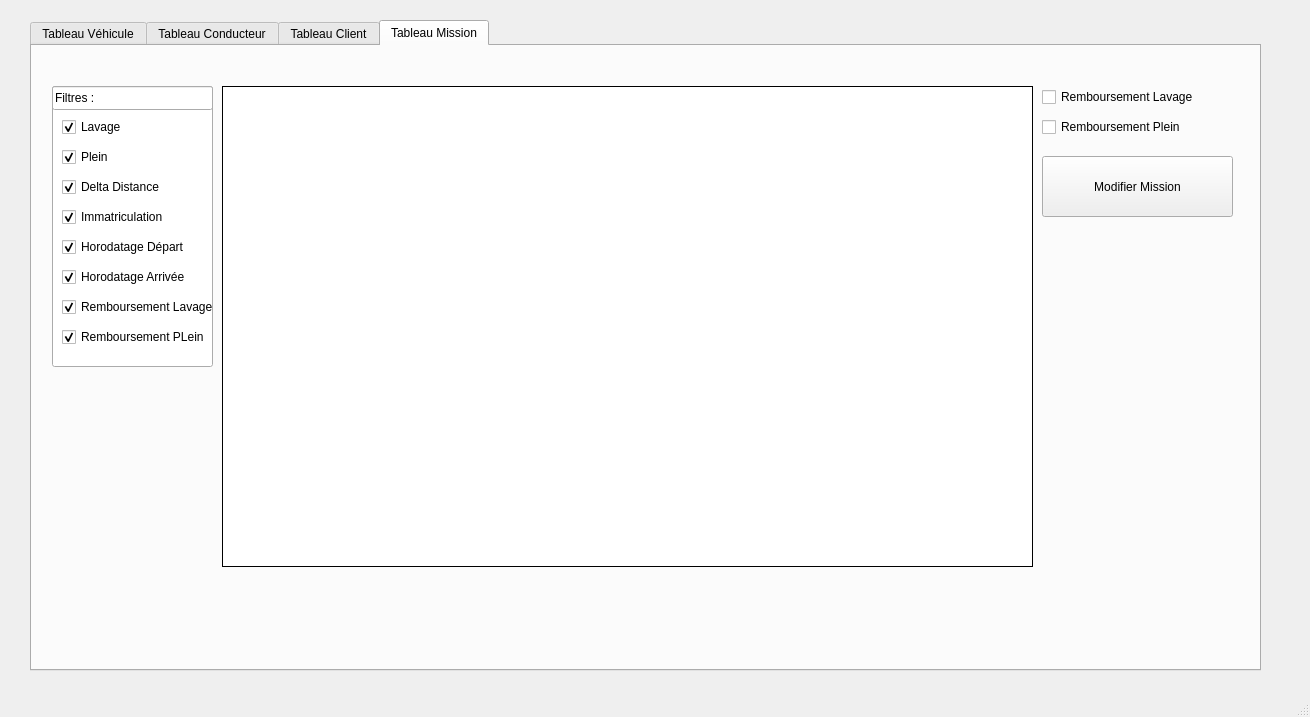
<?xml version="1.0" encoding="UTF-8"?>
<ui version="4.0">
 <class>MainWindow</class>
 <widget class="QMainWindow" name="MainWindow">
  <property name="geometry">
   <rect>
    <x>0</x>
    <y>0</y>
    <width>1310</width>
    <height>717</height>
   </rect>
  </property>
  <property name="windowTitle">
   <string>MainWindow</string>
  </property>
  <widget class="QWidget" name="centralwidget">
   <widget class="QTabWidget" name="tabWidget">
    <property name="geometry">
     <rect>
      <x>30</x>
      <y>20</y>
      <width>1231</width>
      <height>651</height>
     </rect>
    </property>
    <property name="currentIndex">
     <number>3</number>
    </property>
    <widget class="QWidget" name="tab">
     <attribute name="title">
      <string>Tableau Véhicule</string>
     </attribute>
     <widget class="QCheckBox" name="filtreKilometrageCheckBox">
      <property name="geometry">
       <rect>
        <x>920</x>
        <y>320</y>
        <width>91</width>
        <height>22</height>
       </rect>
      </property>
      <property name="text">
       <string>kilometrage</string>
      </property>
      <property name="checked">
       <bool>true</bool>
      </property>
     </widget>
     <widget class="QTableView" name="vehiculesTableView">
      <property name="geometry">
       <rect>
        <x>330</x>
        <y>140</y>
        <width>571</width>
        <height>341</height>
       </rect>
      </property>
      <property name="frameShape">
       <enum>QFrame::Shape::Box</enum>
      </property>
      <property name="frameShadow">
       <enum>QFrame::Shadow::Plain</enum>
      </property>
     </widget>
     <widget class="QCheckBox" name="filtreImmatriculationCheckBox">
      <property name="geometry">
       <rect>
        <x>920</x>
        <y>200</y>
        <width>111</width>
        <height>22</height>
       </rect>
      </property>
      <property name="text">
       <string>Immatriculation</string>
      </property>
      <property name="checked">
       <bool>true</bool>
      </property>
     </widget>
     <widget class="QCheckBox" name="filtreDescriptionCheckBox">
      <property name="geometry">
       <rect>
        <x>920</x>
        <y>240</y>
        <width>91</width>
        <height>22</height>
       </rect>
      </property>
      <property name="text">
       <string>description</string>
      </property>
      <property name="checked">
       <bool>true</bool>
      </property>
     </widget>
     <widget class="QCheckBox" name="filtreLongitudeCheckBox">
      <property name="geometry">
       <rect>
        <x>920</x>
        <y>400</y>
        <width>77</width>
        <height>22</height>
       </rect>
      </property>
      <property name="text">
       <string>longitude</string>
      </property>
      <property name="checked">
       <bool>true</bool>
      </property>
     </widget>
     <widget class="QCheckBox" name="filtreLatitudeCheckBox">
      <property name="geometry">
       <rect>
        <x>920</x>
        <y>360</y>
        <width>77</width>
        <height>22</height>
       </rect>
      </property>
      <property name="text">
       <string>latitude</string>
      </property>
      <property name="checked">
       <bool>true</bool>
      </property>
     </widget>
     <widget class="QCheckBox" name="filtreDisponibleCheckBox">
      <property name="geometry">
       <rect>
        <x>920</x>
        <y>440</y>
        <width>91</width>
        <height>22</height>
       </rect>
      </property>
      <property name="text">
       <string>disponibilité</string>
      </property>
      <property name="checked">
       <bool>true</bool>
      </property>
     </widget>
     <widget class="QCheckBox" name="filtreCouleurCheckBox">
      <property name="geometry">
       <rect>
        <x>920</x>
        <y>280</y>
        <width>77</width>
        <height>22</height>
       </rect>
      </property>
      <property name="text">
       <string>couleur</string>
      </property>
      <property name="checked">
       <bool>true</bool>
      </property>
     </widget>
     <widget class="QLineEdit" name="lineEdit_2">
      <property name="enabled">
       <bool>true</bool>
      </property>
      <property name="geometry">
       <rect>
        <x>910</x>
        <y>140</y>
        <width>121</width>
        <height>341</height>
       </rect>
      </property>
      <property name="font">
       <font>
        <kerning>true</kerning>
       </font>
      </property>
      <property name="mouseTracking">
       <bool>true</bool>
      </property>
      <property name="readOnly">
       <bool>true</bool>
      </property>
     </widget>
     <widget class="QLineEdit" name="lineEdit_3">
      <property name="enabled">
       <bool>true</bool>
      </property>
      <property name="geometry">
       <rect>
        <x>910</x>
        <y>133</y>
        <width>121</width>
        <height>41</height>
       </rect>
      </property>
      <property name="text">
       <string>Filtres :</string>
      </property>
      <property name="readOnly">
       <bool>true</bool>
      </property>
     </widget>
     <zorder>lineEdit_2</zorder>
     <zorder>filtreKilometrageCheckBox</zorder>
     <zorder>vehiculesTableView</zorder>
     <zorder>filtreImmatriculationCheckBox</zorder>
     <zorder>filtreDescriptionCheckBox</zorder>
     <zorder>filtreLongitudeCheckBox</zorder>
     <zorder>filtreLatitudeCheckBox</zorder>
     <zorder>filtreDisponibleCheckBox</zorder>
     <zorder>filtreCouleurCheckBox</zorder>
     <zorder>lineEdit_3</zorder>
    </widget>
    <widget class="QWidget" name="tab_3">
     <attribute name="title">
      <string>Tableau Conducteur</string>
     </attribute>
     <widget class="QTableView" name="conducteursTableView">
      <property name="geometry">
       <rect>
        <x>250</x>
        <y>60</y>
        <width>701</width>
        <height>451</height>
       </rect>
      </property>
      <property name="frameShape">
       <enum>QFrame::Shape::Box</enum>
      </property>
      <property name="frameShadow">
       <enum>QFrame::Shadow::Plain</enum>
      </property>
     </widget>
     <widget class="QCheckBox" name="filtrePrenomConducteurCheckBox">
      <property name="geometry">
       <rect>
        <x>970</x>
        <y>110</y>
        <width>77</width>
        <height>22</height>
       </rect>
      </property>
      <property name="text">
       <string>Prénom</string>
      </property>
      <property name="checked">
       <bool>true</bool>
      </property>
     </widget>
     <widget class="QCheckBox" name="filtreNomConducteurCheckBox">
      <property name="geometry">
       <rect>
        <x>970</x>
        <y>140</y>
        <width>77</width>
        <height>22</height>
       </rect>
      </property>
      <property name="text">
       <string>Nom</string>
      </property>
      <property name="checked">
       <bool>true</bool>
      </property>
     </widget>
     <widget class="QCheckBox" name="filtreEmailConducteurCheckBox">
      <property name="geometry">
       <rect>
        <x>970</x>
        <y>170</y>
        <width>77</width>
        <height>22</height>
       </rect>
      </property>
      <property name="text">
       <string>Email</string>
      </property>
      <property name="checked">
       <bool>true</bool>
      </property>
     </widget>
     <widget class="QLineEdit" name="lineEdit_4">
      <property name="geometry">
       <rect>
        <x>960</x>
        <y>60</y>
        <width>113</width>
        <height>141</height>
       </rect>
      </property>
      <property name="readOnly">
       <bool>true</bool>
      </property>
     </widget>
     <widget class="QLineEdit" name="lineEdit_5">
      <property name="geometry">
       <rect>
        <x>960</x>
        <y>60</y>
        <width>113</width>
        <height>24</height>
       </rect>
      </property>
      <property name="text">
       <string>Filtres :</string>
      </property>
      <property name="readOnly">
       <bool>true</bool>
      </property>
     </widget>
     <zorder>lineEdit_4</zorder>
     <zorder>conducteursTableView</zorder>
     <zorder>filtrePrenomConducteurCheckBox</zorder>
     <zorder>filtreNomConducteurCheckBox</zorder>
     <zorder>filtreEmailConducteurCheckBox</zorder>
     <zorder>lineEdit_5</zorder>
    </widget>
    <widget class="QWidget" name="tab_4">
     <attribute name="title">
      <string>Tableau Client</string>
     </attribute>
     <widget class="QTableView" name="clientsTableView">
      <property name="geometry">
       <rect>
        <x>270</x>
        <y>90</y>
        <width>701</width>
        <height>441</height>
       </rect>
      </property>
      <property name="frameShape">
       <enum>QFrame::Shape::Box</enum>
      </property>
      <property name="frameShadow">
       <enum>QFrame::Shadow::Plain</enum>
      </property>
     </widget>
     <widget class="QCheckBox" name="filtreNomClientCheckBox">
      <property name="geometry">
       <rect>
        <x>990</x>
        <y>140</y>
        <width>77</width>
        <height>22</height>
       </rect>
      </property>
      <property name="text">
       <string>Nom</string>
      </property>
      <property name="checked">
       <bool>true</bool>
      </property>
     </widget>
     <widget class="QCheckBox" name="filtreAdresseCheckBox">
      <property name="geometry">
       <rect>
        <x>990</x>
        <y>170</y>
        <width>121</width>
        <height>22</height>
       </rect>
      </property>
      <property name="text">
       <string>Adresse Chantier</string>
      </property>
      <property name="checked">
       <bool>true</bool>
      </property>
     </widget>
     <widget class="QLineEdit" name="lineEdit_6">
      <property name="geometry">
       <rect>
        <x>980</x>
        <y>90</y>
        <width>131</width>
        <height>111</height>
       </rect>
      </property>
      <property name="readOnly">
       <bool>true</bool>
      </property>
     </widget>
     <widget class="QLineEdit" name="lineEdit_7">
      <property name="geometry">
       <rect>
        <x>980</x>
        <y>90</y>
        <width>131</width>
        <height>24</height>
       </rect>
      </property>
      <property name="text">
       <string>Filtres :</string>
      </property>
      <property name="readOnly">
       <bool>true</bool>
      </property>
     </widget>
     <zorder>lineEdit_6</zorder>
     <zorder>clientsTableView</zorder>
     <zorder>filtreNomClientCheckBox</zorder>
     <zorder>filtreAdresseCheckBox</zorder>
     <zorder>lineEdit_7</zorder>
    </widget>
    <widget class="QWidget" name="tab_2">
     <attribute name="title">
      <string>Tableau Mission</string>
     </attribute>
     <widget class="QTableView" name="missionsTableView">
      <property name="geometry">
       <rect>
        <x>190</x>
        <y>40</y>
        <width>811</width>
        <height>481</height>
       </rect>
      </property>
      <property name="frameShape">
       <enum>QFrame::Shape::Box</enum>
      </property>
      <property name="frameShadow">
       <enum>QFrame::Shadow::Plain</enum>
      </property>
     </widget>
     <widget class="QPushButton" name="editMissionButton">
      <property name="geometry">
       <rect>
        <x>1010</x>
        <y>110</y>
        <width>191</width>
        <height>61</height>
       </rect>
      </property>
      <property name="text">
       <string>Modifier Mission</string>
      </property>
     </widget>
     <widget class="QCheckBox" name="filtreLavageCheckBox">
      <property name="geometry">
       <rect>
        <x>30</x>
        <y>70</y>
        <width>77</width>
        <height>22</height>
       </rect>
      </property>
      <property name="text">
       <string>Lavage</string>
      </property>
      <property name="checked">
       <bool>true</bool>
      </property>
     </widget>
     <widget class="QCheckBox" name="filtrePleinCheckBox">
      <property name="geometry">
       <rect>
        <x>30</x>
        <y>100</y>
        <width>77</width>
        <height>22</height>
       </rect>
      </property>
      <property name="text">
       <string>Plein</string>
      </property>
      <property name="checked">
       <bool>true</bool>
      </property>
     </widget>
     <widget class="QLineEdit" name="lineEdit_8">
      <property name="geometry">
       <rect>
        <x>20</x>
        <y>40</y>
        <width>161</width>
        <height>281</height>
       </rect>
      </property>
      <property name="readOnly">
       <bool>true</bool>
      </property>
     </widget>
     <widget class="QLineEdit" name="lineEdit_9">
      <property name="geometry">
       <rect>
        <x>20</x>
        <y>40</y>
        <width>161</width>
        <height>24</height>
       </rect>
      </property>
      <property name="text">
       <string>Filtres :</string>
      </property>
      <property name="readOnly">
       <bool>true</bool>
      </property>
     </widget>
     <widget class="QCheckBox" name="filtreDeltaDistanceCheckBox">
      <property name="geometry">
       <rect>
        <x>30</x>
        <y>130</y>
        <width>101</width>
        <height>22</height>
       </rect>
      </property>
      <property name="text">
       <string>Delta Distance</string>
      </property>
      <property name="checked">
       <bool>true</bool>
      </property>
     </widget>
     <widget class="QCheckBox" name="filtreImmatriculationMissionCheckBox">
      <property name="geometry">
       <rect>
        <x>30</x>
        <y>160</y>
        <width>111</width>
        <height>22</height>
       </rect>
      </property>
      <property name="text">
       <string>Immatriculation</string>
      </property>
      <property name="checked">
       <bool>true</bool>
      </property>
     </widget>
     <widget class="QCheckBox" name="filtreHorodatageDepartCheckBox">
      <property name="geometry">
       <rect>
        <x>30</x>
        <y>190</y>
        <width>131</width>
        <height>22</height>
       </rect>
      </property>
      <property name="text">
       <string>Horodatage Départ</string>
      </property>
      <property name="checked">
       <bool>true</bool>
      </property>
     </widget>
     <widget class="QCheckBox" name="filtreHorodatageArriveeCheckBox">
      <property name="geometry">
       <rect>
        <x>30</x>
        <y>220</y>
        <width>131</width>
        <height>22</height>
       </rect>
      </property>
      <property name="text">
       <string>Horodatage Arrivée</string>
      </property>
      <property name="checked">
       <bool>true</bool>
      </property>
     </widget>
     <widget class="QCheckBox" name="remboursementLavageCheckBox">
      <property name="geometry">
       <rect>
        <x>1010</x>
        <y>40</y>
        <width>161</width>
        <height>22</height>
       </rect>
      </property>
      <property name="text">
       <string>Remboursement Lavage</string>
      </property>
     </widget>
     <widget class="QCheckBox" name="filtreRemboursementLavageCheckBox">
      <property name="geometry">
       <rect>
        <x>30</x>
        <y>250</y>
        <width>151</width>
        <height>22</height>
       </rect>
      </property>
      <property name="text">
       <string>Remboursement Lavage</string>
      </property>
      <property name="checked">
       <bool>true</bool>
      </property>
     </widget>
     <widget class="QCheckBox" name="filtreRemboursementPleinCheckBox">
      <property name="geometry">
       <rect>
        <x>30</x>
        <y>280</y>
        <width>151</width>
        <height>22</height>
       </rect>
      </property>
      <property name="text">
       <string>Remboursement PLein</string>
      </property>
      <property name="checked">
       <bool>true</bool>
      </property>
     </widget>
     <widget class="QCheckBox" name="remboursementPleinCheckBox">
      <property name="geometry">
       <rect>
        <x>1010</x>
        <y>70</y>
        <width>141</width>
        <height>22</height>
       </rect>
      </property>
      <property name="text">
       <string>Remboursement Plein</string>
      </property>
     </widget>
     <zorder>lineEdit_8</zorder>
     <zorder>missionsTableView</zorder>
     <zorder>editMissionButton</zorder>
     <zorder>filtreLavageCheckBox</zorder>
     <zorder>filtrePleinCheckBox</zorder>
     <zorder>lineEdit_9</zorder>
     <zorder>filtreDeltaDistanceCheckBox</zorder>
     <zorder>filtreImmatriculationMissionCheckBox</zorder>
     <zorder>filtreHorodatageDepartCheckBox</zorder>
     <zorder>filtreHorodatageArriveeCheckBox</zorder>
     <zorder>remboursementLavageCheckBox</zorder>
     <zorder>filtreRemboursementLavageCheckBox</zorder>
     <zorder>filtreRemboursementPleinCheckBox</zorder>
     <zorder>remboursementPleinCheckBox</zorder>
    </widget>
   </widget>
  </widget>
  <widget class="QMenuBar" name="menubar">
   <property name="geometry">
    <rect>
     <x>0</x>
     <y>0</y>
     <width>1310</width>
     <height>21</height>
    </rect>
   </property>
  </widget>
  <widget class="QStatusBar" name="statusbar"/>
 </widget>
 <resources/>
 <connections/>
</ui>
